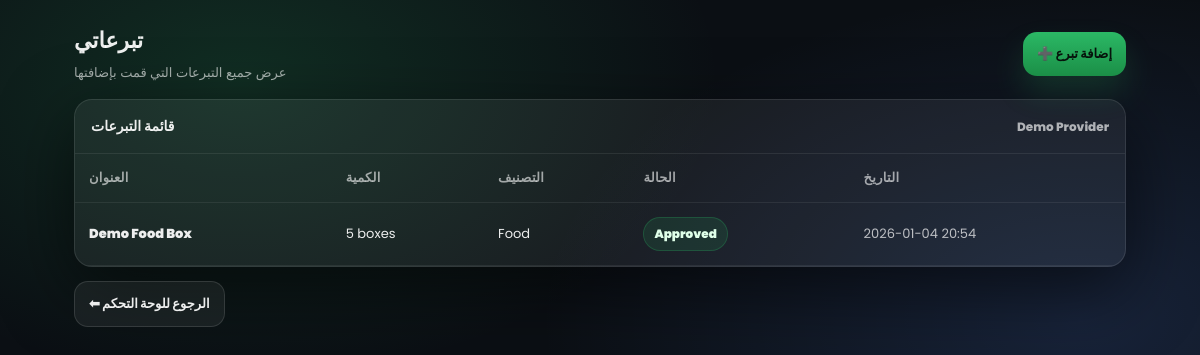
Screenshot of /provider/my-donations (signed in) with the database file from the repository.
### app.py (models this page shows)
class Provider(db.Model):
    id = db.Column(db.Integer, primary_key=True)
    full_name = db.Column(db.String(150), nullable=False)
    phone = db.Column(db.String(50), nullable=False)
    email = db.Column(db.String(150), unique=True, nullable=False)
    password = db.Column(db.String(300), nullable=False)
    address = db.Column(db.String(200), nullable=False)
    category = db.Column(db.String(100), nullable=False)
    verification_status = db.Column(db.String(50), default="Pending")
    created_at = db.Column(db.String(50))
    image = db.Column(db.String(200))
    email_verified = db.Column(db.Boolean, default=True)
    verification_code = db.Column(db.String(10))
    code_expires_at = db.Column(db.String(50))

class Donation(db.Model):
    id = db.Column(db.Integer, primary_key=True)
    provider_id = db.Column(db.Integer, db.ForeignKey("provider.id"), nullable=False)
    title = db.Column(db.String(150), nullable=False)
    description = db.Column(db.String(400))
    quantity = db.Column(db.String(80))
    category = db.Column(db.String(100))
    status = db.Column(db.String(30), default="Pending")
    created_at = db.Column(db.String(50))
    provider = db.relationship("Provider", backref=db.backref("donations", lazy=True))

### app.py (the view)
@app.route("/provider/my-donations")
@login_required(role="provider")
def provider_my_donations():
    user = Provider.query.get(session.get("user_id"))
    if not user:
        session.clear()
        return redirect(url_for("login", role="provider"))
    donations = Donation.query.filter_by(provider_id=user.id).order_by(Donation.id.desc()).all()
    if template_exists("provider_my_donations.html"):
        return render_template("provider_my_donations.html", user=user, donations=donations)
    html = "<h2>My Donations</h2><p><a href='/provider/dashboard'>Back</a></p><ul>"
    for d in donations:
        html += f"<li><b>{d.title}</b> - {d.status} - {d.created_at}</li>"
    html += "</ul>"
    return html

### app.py (called while the page is built)
def login_required(role=None):
    def decorator(fn):
        @wraps(fn)
        def wrapper(*args, **kwargs):
            if "user_id" not in session:
                return redirect(url_for("login", role=role) if role else url_for("login"))
            if role and session.get("role") != role:
                session.clear()
                return redirect(url_for("login", role=role))
            return fn(*args, **kwargs)
        return wrapper
    return decorator

def template_exists(name: str) -> bool:
    return os.path.exists(os.path.join(app.root_path, "templates", name))

### templates/provider_my_donations.html (shortened to what this page needs)
<!DOCTYPE html>
<html lang="ar">
<head>
</head>
<body>
  <div class="wrap">
    <div class="top">
      <div>
        <h1>تبرعاتي</h1>
        <p class="sub">عرض جميع التبرعات التي قمت بإضافتها</p>
      </div>
      <a class="btn" href="{{ url_for('provider_add_donation') }}">➕ إضافة تبرع</a>
    </div>
    <div class="card">
      <div class="head">
        <b>قائمة التبرعات</b>
        <span style="color:rgba(255,255,255,0.65); font-weight:800; font-size:12px;">{{ user.full_name }}</span>
      </div>
      {% if donations and donations|length > 0 %}
      <table class="table">
        <thead>
          <tr>
            <th>العنوان</th>
            <th>الكمية</th>
            <th>التصنيف</th>
            <th>الحالة</th>
            <th>التاريخ</th>
          </tr>
        </thead>
        <tbody>
          {% for d in donations %}
          <tr>
            <td style="font-weight:900;">{{ d.title }}</td>
            <td>{{ d.quantity or "-" }}</td>
            <td>{{ d.category or "-" }}</td>
            <td>
              {% set s = (d.status or "")|lower %}
              <span class="chip {{ 'approved' if s=='approved' else 'pending' }}">{{ d.status }}</span>
            </td>
            <td style="color:rgba(255,255,255,0.70);">{{ d.created_at or "-" }}</td>
          </tr>
          {% endfor %}
        </tbody>
      </table>
      {% else %}
        <div class="empty">لا توجد تبرعات بعد. اضغط "إضافة تبرع" للبدء.</div>
      {% endif %}
    </div>
    <div style="height:14px"></div>
    <a class="btn" style="background:rgba(255,255,255,0.06); color:var(--text); border:1px solid rgba(255,255,255,0.12); box-shadow:none;"
       href="{{ url_for('provider_dashboard') }}">⬅ الرجوع للوحة التحكم</a>
  </div>
</body>
</html>

### templates/provider_my_donations.html (style rules this page uses)
:root { --bg:#0b0f14; --panel:rgba(255,255,255,0.06); --border:rgba(255,255,255,0.10); --text:rgba(255,255,255,0.92); --muted:rgba(255,255,255,0.60); --green:#2bb865; --radius:18px; --shadow:0 22px 70px rgba(0,0,0,0.55); }
* { box-sizing:border-box }
body { margin:0; font-family:Poppins,sans-serif; color:var(--text); min-height:100vh; background: radial-gradient(800px 500px at 20% 10%, rgba(43,184,101,0.18), transparent 60%), radial-gradient(900px 550px at 90% 40%, rgba(90,140,255,0.16), transparent 60%), var(--bg); }
.wrap { max-width:1100px; margin:0 auto; padding:24px; opacity:0; transform:translateY(10px); animation:in 600ms ease forwards; }
.top { display:flex; justify-content:space-between; align-items:center; gap:12px; margin-bottom:16px; }
h1 { margin:0; font-size:22px; font-weight:900 }
.sub { margin:6px 0 0; color:var(--muted); font-size:13px }
.btn { text-decoration:none; padding:12px 14px; border-radius:14px; font-weight:900; font-size:13px; background:linear-gradient(180deg,#2bb865,#1b8f47); color:#06120b; box-shadow:0 16px 30px rgba(43,184,101,0.18); transition:transform .18s ease, filter .18s ease; display:inline-flex; align-items:center; gap:10px; }
.card { background:var(--panel); border:1px solid var(--border); border-radius:var(--radius); box-shadow:var(--shadow); overflow:hidden; }
.head { padding:16px; display:flex; justify-content:space-between; align-items:center; border-bottom:1px solid rgba(255,255,255,0.08); }
.head b { font-size:14px }
.table { width:100%; border-collapse:collapse }
.table th,.table td { padding:14px; text-align:left; font-size:13px; border-bottom:1px solid rgba(255,255,255,0.07); }
.table th { color:var(--muted); font-weight:800; letter-spacing:.3px }
.chip { display:inline-flex; padding:7px 10px; border-radius:999px; font-size:12px; font-weight:900; border:1px solid rgba(255,255,255,0.12); background:rgba(255,255,255,0.06); }
.approved { border-color:rgba(43,184,101,0.25); background:rgba(43,184,101,0.12); color:#dfffe9 }

### rows the page displays
Provider: full_name "Demo Provider"
Donation: title "Demo Food Box", quantity "5 boxes", category "Food", status "Approved", created_at "2026-01-04 20:54"
